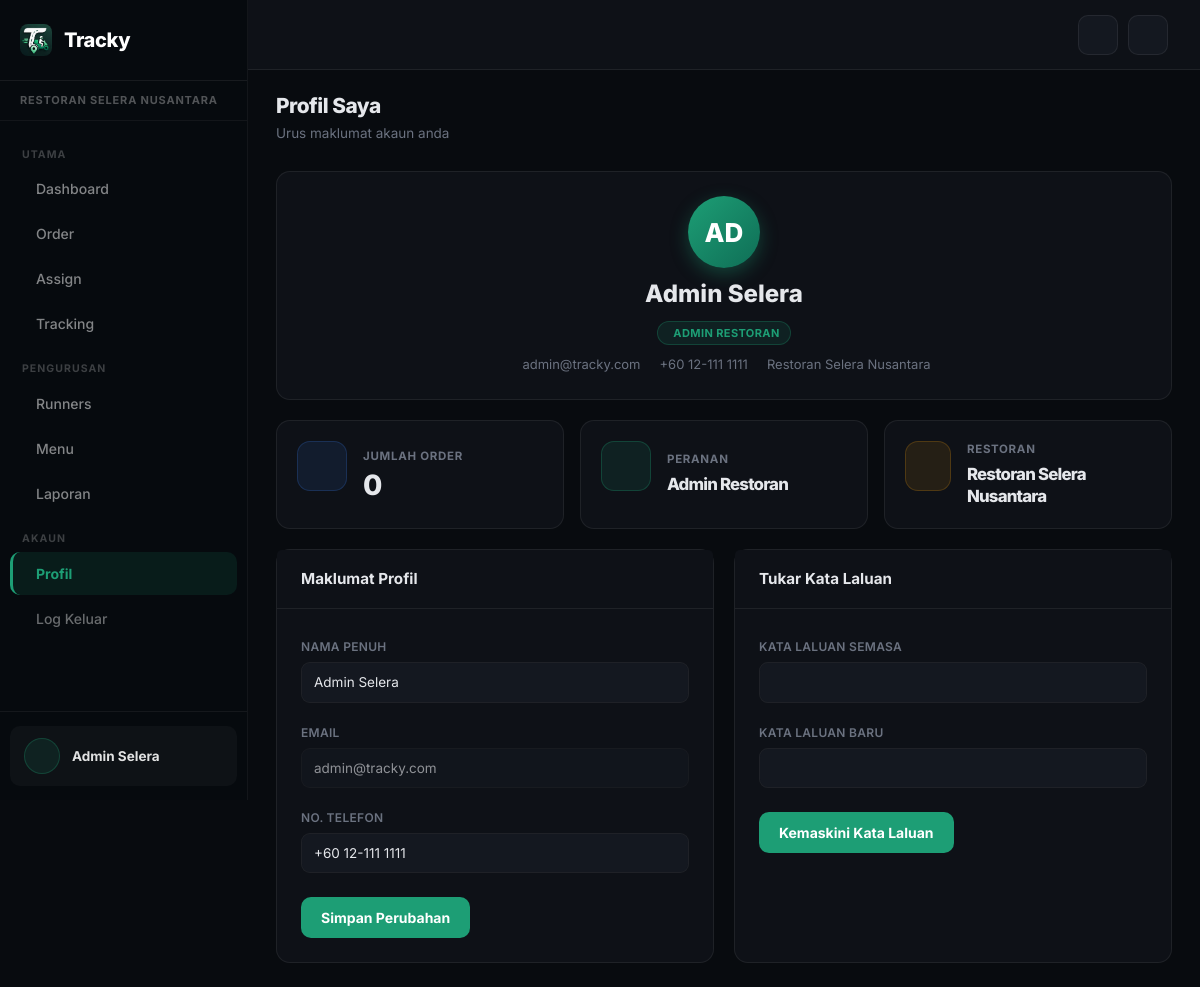
Page /admin/admin_profile.php (signed in) on the earlier database version.
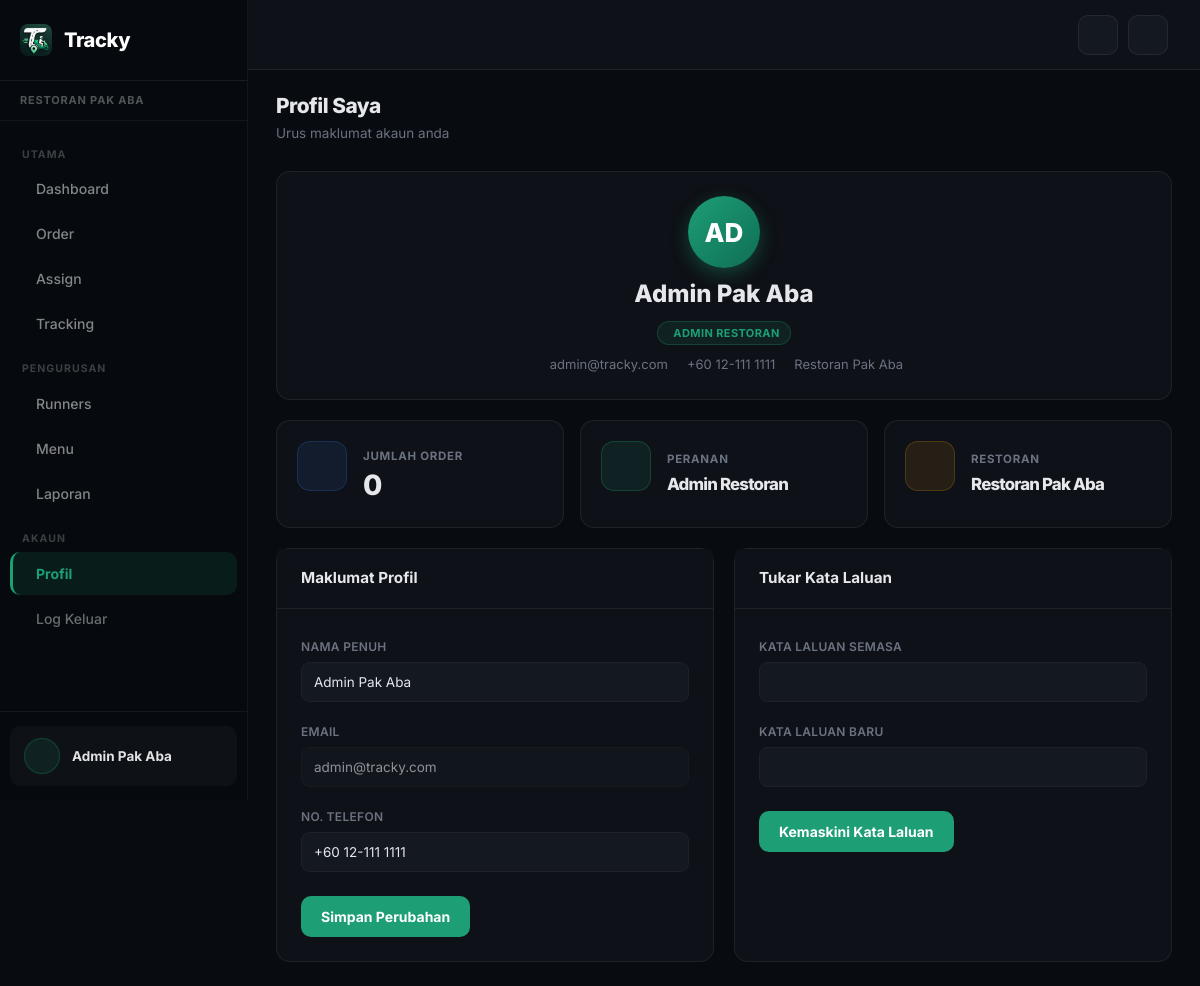
Same page on the later database version.
### tables this page shows
CREATE TABLE restaurants (
  id INT AUTO_INCREMENT PRIMARY KEY,
  name VARCHAR(100) NOT NULL DEFAULT 'Restoran Tracky',
  slug VARCHAR(80) UNIQUE,
  address TEXT,
  phone VARCHAR(20),
  email VARCHAR(100),
  logo VARCHAR(255),
  cover_image VARCHAR(255),
  accent_color VARCHAR(20) NOT NULL DEFAULT '#1D9E75',
  delivery_fee DECIMAL(10,2) DEFAULT 5.00,
  free_delivery_min DECIMAL(10,2) DEFAULT 30.00,
  operating_hours VARCHAR(100) DEFAULT '8:00 AM - 10:00 PM',
  is_open TINYINT DEFAULT 1,
  is_active TINYINT NOT NULL DEFAULT 1,
  created_at TIMESTAMP DEFAULT CURRENT_TIMESTAMP
);

CREATE TABLE users (
  id INT AUTO_INCREMENT PRIMARY KEY,
  name VARCHAR(100) NOT NULL,
  email VARCHAR(100) UNIQUE NOT NULL,
  password VARCHAR(255) NOT NULL,
  role ENUM('superadmin','admin','staff','runner') NOT NULL,
  phone VARCHAR(20),
  restaurant_id INT NULL,
  is_active TINYINT DEFAULT 1,
  created_at TIMESTAMP DEFAULT CURRENT_TIMESTAMP,
  INDEX idx_users_restaurant (restaurant_id),
  FOREIGN KEY (restaurant_id) REFERENCES restaurants(id)
);

### includes/functions.php (called while the page is built, shortened)
<?php
function asset(string $rel): string
{
    $rel = ltrim($rel, '/');
    $fs = dirname(__DIR__) . '/' . $rel;
    $v = is_file($fs) ? filemtime($fs) : 1;
    return '/tracky/' . $rel . '?v=' . $v;
}
function e(?string $value): string
{
    return htmlspecialchars($value ?? '', ENT_QUOTES, 'UTF-8');
}
function getRestaurant(mysqli $conn, ?int $id = null): ?array
{
    if ($id !== null && $id > 0) {
        $stmt = mysqli_prepare($conn, 'SELECT * FROM restaurants WHERE id = ? LIMIT 1');
        mysqli_stmt_bind_param($stmt, 'i', $id);
        mysqli_stmt_execute($stmt);
        $row = mysqli_fetch_assoc(mysqli_stmt_get_result($stmt));
        return $row ?: null;
    }
    $res = mysqli_query($conn, 'SELECT * FROM restaurants ORDER BY id ASC LIMIT 1');
    return $res ? mysqli_fetch_assoc($res) : null;
}
function activeRestaurantId(): int
{
    $role = $_SESSION['role'] ?? '';
    return (int) ($_SESSION['restaurant_id'] ?? 0);
}

### admin/admin_profile.php (the view, shortened to what the changed rows need)
<?php
require_once __DIR__ . '/../includes/db.php';
require_once __DIR__ . '/../includes/functions.php';
$uid = (int)$_SESSION['user_id'];
$ustmt = mysqli_prepare($conn, 'SELECT * FROM users WHERE id = ? LIMIT 1');
mysqli_stmt_bind_param($ustmt, 'i', $uid);
mysqli_stmt_execute($ustmt);
$user = mysqli_fetch_assoc(mysqli_stmt_get_result($ustmt));
$roleLabels = ['admin' => 'Admin Restoran', 'superadmin' => 'Sistem Owner', 'staff' => 'Staf'];
$roleLabel = $roleLabels[$user['role']] ?? ucfirst((string) $user['role']);
$initials = strtoupper(mb_substr(trim($user['name']), 0, 2));
require_once __DIR__ . '/../includes/admin_layout_start.php';
?>
<div class="card profile-hero">
  <div class="card-body profile-hero-body">
    <div class="profile-avatar"><?= e($initials) ?></div>
    <div class="profile-hero-info">
      <h4><?= e($user['name']) ?></h4>
      <span class="profile-role-badge"><i class="ti ti-shield-check"></i> <?= e($roleLabel) ?></span>
      <div class="profile-meta">
        <span><i class="ti ti-mail"></i> <?= e($user['email']) ?></span>
        <?php if (!empty($user['phone'])): ?><span><i class="ti ti-phone"></i> <?= e($user['phone']) ?></span><?php endif; ?>
        <span><i class="ti ti-building-store"></i> <?= e($restaurant_name) ?></span>
      </div>
    </div>
  </div>
</div>
<div class="stats-grid profile-stats">
  <div class="stat-card">
    <div class="d-flex align-items-center gap-3">
      <div>
        <div class="stat-label">Peranan</div>
        <div class="stat-value" style="font-size:1.05rem;line-height:1.3"><?= e($roleLabel) ?></div>
      </div>
    </div>
  </div>
  <div class="stat-card">
    <div class="d-flex align-items-center gap-3">
      <div>
        <div class="stat-label">Restoran</div>
        <div class="stat-value" style="font-size:1.05rem;line-height:1.3"><?= e($restaurant_name) ?></div>
      </div>
    </div>
  </div>
</div>
<div class="two-col-layout profile-forms">
  <div>
    <div class="card">
      <div class="card-body">
        <form method="post">
          <div class="mb-3">
            <label class="form-label">Nama Penuh</label>
            <input name="name" class="form-control" value="<?= e($user['name']) ?>" required>
          </div>
          <div class="mb-3">
            <label class="form-label">Email</label>
            <input class="form-control" value="<?= e($user['email']) ?>" disabled style="opacity:0.6">
          </div>
          <div class="mb-4">
            <label class="form-label">No. Telefon</label>
            <input name="phone" class="form-control" value="<?= e($user['phone']) ?>">
          </div>
        </form>
      </div>
    </div>
  </div>
</div>
<?php require_once __DIR__ . '/../includes/admin_layout_end.php'; ?>

### includes/admin_layout_start.php (shortened to what the changed rows need)
<?php
require_once __DIR__ . '/db.php';
require_once __DIR__ . '/functions.php';
$active_rid = activeRestaurantId();
$restaurant = getRestaurant($conn, $active_rid);
$restaurant_name = $restaurant['name'] ?? 'Restoran Tracky';
$restaurant_logo = restaurantAsset($restaurant['logo'] ?? null);
$is_superadmin = ($_SESSION['role'] ?? '') === 'superadmin';
$is_staff = ($_SESSION['role'] ?? '') === 'staff';
$all_restaurants = [];
$current = basename($_SERVER['PHP_SELF']);
?>
<!DOCTYPE html>
<html lang="ms">
<head>
  <link href="https://cdn.jsdelivr.net/npm/bootstrap@5.3.0/dist/css/bootstrap.min.css" rel="stylesheet">
  <link href="https://cdn.jsdelivr.net/npm/@tabler/icons-webfont@3.44.0/dist/tabler-icons.min.css" rel="stylesheet">
  <link href="<?= asset('assets/css/admin.css') ?>" rel="stylesheet">
</head>
<body>
<div class="wrapper d-flex">
  <aside class="sidebar" id="sidebar">
    <div class="sidebar-brand">
      <img src="/tracky/assets/img/icon.png" alt="Tracky" class="brand-img">
      <span>Tracky</span>
    </div>
    <?php if ($is_superadmin): ?>
    <div class="sidebar-restaurant sa-switcher">
      <label>Mengurus Restoran</label>
      <select onchange="location.href='/tracky/admin/admin_dashboard.php?manage_restaurant='+this.value">
        <?php foreach ($all_restaurants as $rr): ?>
        <option value="<?= (int)$rr['id'] ?>" <?= (int)$rr['id'] === $active_rid ? 'selected' : '' ?>><?= e($rr['name']) ?></option>
        <?php endforeach; ?>
      </select>
    </div>
    <?php else: ?>
    <div class="sidebar-restaurant">
      <?php if ($restaurant_logo): ?><img src="<?= e($restaurant_logo) ?>" alt="" style="width:18px;height:18px;border-radius:4px;object-fit:cover;margin-right:6px;vertical-align:middle"><?php endif; ?><?= e($restaurant_name) ?>
    </div>
    <?php endif; ?>
    <nav class="sidebar-nav">
      <div class="nav-label">Utama</div>
      <a href="/tracky/admin/admin_dashboard.php" class="nav-item <?= $current === 'admin_dashboard.php' ? 'active' : '' ?>">
      </a>
      <a href="/tracky/admin/admin_orders.php" class="nav-item <?= $current === 'admin_orders.php' ? 'active' : '' ?>">
      </a>
      <a href="/tracky/admin/admin_assign.php" class="nav-item <?= $current === 'admin_assign.php' ? 'active' : '' ?>">
      </a>
      <a href="/tracky/admin/admin_tracking.php" class="nav-item <?= $current === 'admin_tracking.php' ? 'active' : '' ?>">
      </a>
      <?php if (!$is_staff): ?>
      <div class="nav-label">Pengurusan</div>
      <a href="/tracky/admin/admin_runners.php" class="nav-item <?= $current === 'admin_runners.php' ? 'active' : '' ?>">
      </a>
      <a href="/tracky/admin/admin_menu.php" class="nav-item <?= $current === 'admin_menu.php' ? 'active' : '' ?>">
      </a>
      <a href="/tracky/admin/admin_reports.php" class="nav-item <?= $current === 'admin_reports.php' ? 'active' : '' ?>">
      </a>
      <?php endif; ?>
      <div class="nav-label">Akaun</div>
      <a href="/tracky/admin/admin_profile.php" class="nav-item <?= $current === 'admin_profile.php' ? 'active' : '' ?>">
      </a>
      <a href="/tracky/logout.php" class="nav-item" style="color:rgba(255,255,255,0.4)">
      </a>
    </nav>
    <div class="sidebar-footer">
      <div class="sidebar-user">
        <div>
          <div class="sidebar-user-name"><?= e($_SESSION['name'] ?? '') ?></div>
        </div>
      </div>
    </div>
  </aside>
  <main class="main" id="main-content">
    <div class="content">

Differences in the rows shown:
changed restaurants: name "RESTORAN SELERA NUSANTARA" → "RESTORAN PAK ABA"; name "Restoran Selera Nusantara" → "Restoran Pak Aba"
changed users "AD": name "Admin Selera" → "Admin Pak Aba"
Other differences:
$_SESSION['name']: "Admin Selera" → "Admin Pak Aba"
